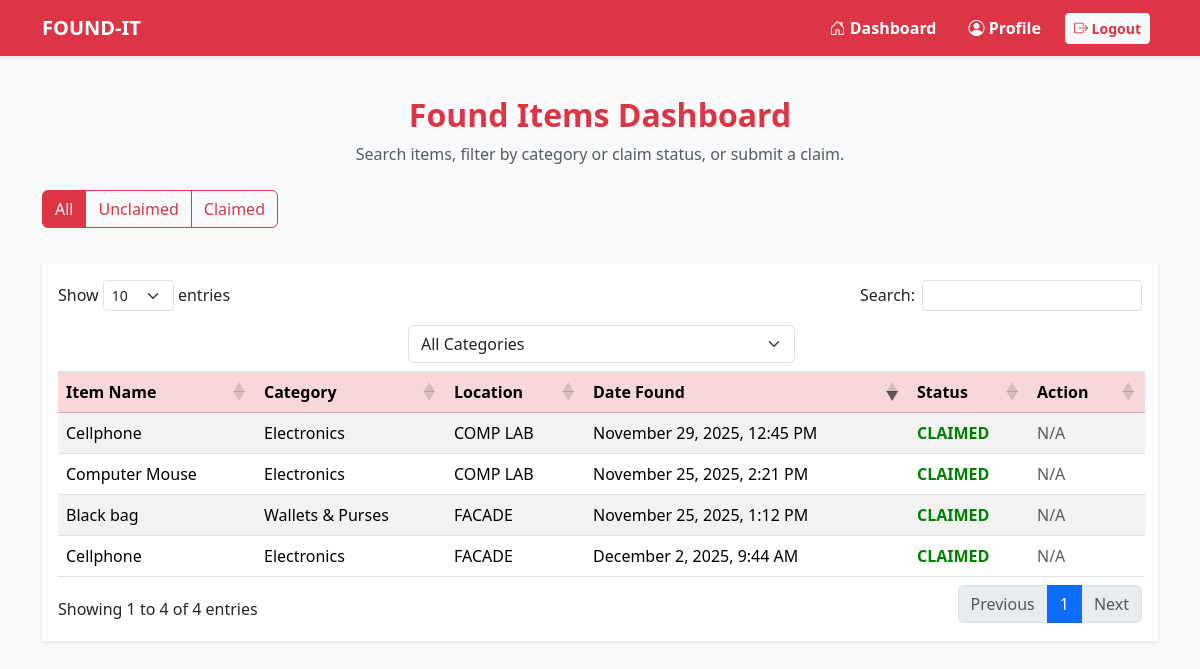
/dashboard/found_dashboard.php (signed in), run on the app's committed database.
### tables this page shows
CREATE TABLE `found_report` (
  `fnd_id` int(10) UNSIGNED NOT NULL,
  `fnd_name` varchar(255) NOT NULL,
  `fnd_desc` text DEFAULT NULL,
  `location_id` int(10) UNSIGNED NOT NULL,
  `fnd_datetime` datetime NOT NULL,
  `user_id` int(10) UNSIGNED NOT NULL,
  `image_path` varchar(255) DEFAULT NULL,
  `category_id` int(10) UNSIGNED NOT NULL,
  `fnd_status` enum('unclaimed','claimed','discarded') NOT NULL DEFAULT 'unclaimed'
);

CREATE TABLE `item_category` (
  `category_id` int(10) UNSIGNED NOT NULL,
  `category_name` varchar(255) NOT NULL
);

CREATE TABLE `location_table` (
  `location_id` int(10) UNSIGNED NOT NULL,
  `location_name` varchar(255) NOT NULL
);

### dashboard/found_dashboard.php (the view, shortened to what this page needs)
<?php
$database = new Database();
$conn = $database->getConnect();
try {
    $conn->beginTransaction();
    $conn->commit();
} catch (PDOException $e) {
    $conn->rollBack();
    die("Decay Error: " . $e->getMessage());
}
$selectedCategoryId = isset($_GET['category_id']) ? (int)$_GET['category_id'] : null;
$selectedStatus = isset($_GET['status']) ? $_GET['status'] : null;
$query = "
    SELECT f.fnd_id, f.fnd_name, f.fnd_datetime, f.fnd_status, c.category_name, l.location_name
    FROM found_report f
    INNER JOIN item_category c ON f.category_id = c.category_id
    INNER JOIN location_table l ON f.location_id = l.location_id
    WHERE 1
";
$params = [];
$query .= " ORDER BY f.fnd_datetime DESC";
$stmt = $conn->prepare($query);
$stmt->execute($params);
$found_items = $stmt->fetchAll(PDO::FETCH_ASSOC);
?>
<!DOCTYPE html>
<html lang="en">
<head>
<?php include '../imports.php'; ?>
<link rel="stylesheet" href="https://cdn.datatables.net/1.13.6/css/dataTables.bootstrap5.min.css">
</head>
<body class="bg-light">
<nav class="navbar navbar-expand-lg navbar-dark bg-danger shadow-sm fixed-top">
  <div class="container">
    <a class="navbar-brand fw-bold" href="#">FOUND-IT</a>
    <div class="collapse navbar-collapse justify-content-end" id="navbarNav">
      <ul class="navbar-nav align-items-center">
        <li class="nav-item mx-2">
          <a class="nav-link text-white fw-semibold" href="user_dashboard.php">
            <i class="bi bi-house-door"></i> Dashboard
          </a>
        </li>
        <li class="nav-item mx-2">
          <a class="nav-link text-white fw-semibold" href="profile.php">
            <i class="bi bi-person-circle"></i> Profile
          </a>
        </li>
        <li class="nav-item mx-2">
          <a class="btn btn-light btn-sm fw-semibold text-danger" href="../accounts/logout.php">
            <i class="bi bi-box-arrow-right"></i> Logout
          </a>
        </li>
      </ul>
    </div>
  </div>
</nav>
<div class="container py-5 mt-5">
  <div class="text-center mb-4">
    <h2 class="fw-bold text-danger">Found Items Dashboard</h2>
    <p class="text-muted">Search items, filter by category or claim status, or submit a claim.</p>
  </div>
  <div class="text-left " style="margin-top: 5px; margin-bottom: 20px;">
               <div class="btn-group mb-3" role="group">
    <a href="found_dashboard.php?status=&category_id=<?= $selectedCategoryId ?>"
       class="btn <?= $selectedStatus === null || $selectedStatus === '' ? 'btn-danger text-white' : 'btn-outline-danger' ?>">
        All
    </a>
    <a href="found_dashboard.php?status=unclaimed&category_id=<?= $selectedCategoryId ?>"
       class="btn <?= $selectedStatus === 'unclaimed' ? 'btn-danger text-white' : 'btn-outline-danger' ?>">
        Unclaimed
    </a>
    <a href="found_dashboard.php?status=claimed&category_id=<?= $selectedCategoryId ?>"
       class="btn <?= $selectedStatus === 'claimed' ? 'btn-danger text-white' : 'btn-outline-danger' ?>">
        Claimed
    </a>
</div>
                </div>
  <div class="table-responsive bg-white p-3 shadow-sm ">
    <table id="foundTable" class="table table-striped table-hover align-middle">
      <thead>
        <tr>
          <th colspan="6" class="bg-white">
            <div class="d-flex justify-content-center flex-wrap align-items-center gap-2">
              <select id="categoryFilter" class="form-select w-auto">
                <option value="">All Categories</option>
              </select>
            </div>
          </th>
        </tr>
        <tr class="table-danger">
          <th>Item Name</th>
          <th>Category</th>
          <th>Location</th>
          <th>Date Found</th>
          <th>Status</th>
          <th>Action</th>
        </tr>
      </thead>
      <tbody>
        <?php foreach ($found_items as $item): ?>
          <tr>
            <td><?= htmlspecialchars($item['fnd_name']) ?></td>
            <td><?= htmlspecialchars($item['category_name']) ?></td>
            <td><?= htmlspecialchars($item['location_name']) ?></td>
            <td><?= date("F j, Y, g:i A", strtotime($item['fnd_datetime'])) ?></td>
            <td style="color: <?= $item['fnd_status'] === 'pending' ? 'gray' : ($item['fnd_status'] === 'unclaimed' ? 'red' : ($item['fnd_status'] === 'claimed' ? 'green' : 'black')); ?>; font-weight: bold; text-transform: uppercase;">
                                                    <?= htmlspecialchars($item['fnd_status']); ?>
                                                </td>
            <td>
              <?php if($item['fnd_status'] === 'unclaimed'): ?>
                <button type="button" class="btn btn-success btn-sm" data-bs-toggle="modal" data-bs-target="#claimModal<?= $item['fnd_id'] ?>">
                  Request Claim
                </button>
              <?php else: ?>
                <span class="text-muted">N/A</span>
              <?php endif; ?>
            </td>
          </tr>
        <?php endforeach; ?>
      </tbody>
    </table>
  </div>
</div>
</body>
</html>

### data on the page
found_report: fnd_name "Cellphone", category.category_name "Electronics", location.location_name "FACADE", fnd_datetime "December 2, 2025, 9:44 AM", fnd_status "CLAIMED", shows "N/A"
found_report: fnd_name "Cellphone", category.category_name "Electronics", location.location_name "COMP LAB", fnd_datetime "November 29, 2025, 12:45 PM", fnd_status "CLAIMED", shows "N/A"
found_report: fnd_name "Computer Mouse", category.category_name "Electronics", location.location_name "COMP LAB", fnd_datetime "November 25, 2025, 2:21 PM", fnd_status "CLAIMED", shows "N/A"
found_report: fnd_name "Black bag", category.category_name "Wallets & Purses", location.location_name "FACADE", fnd_datetime "November 25, 2025, 1:12 PM", fnd_status "CLAIMED", shows "N/A"
